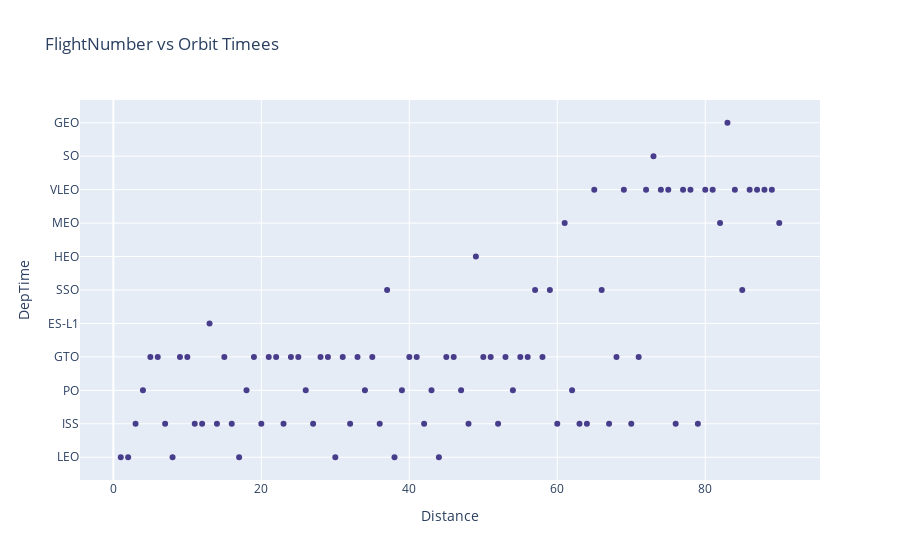

Notebook cell for this chart:
### Markdown cell above
For each orbit, we want to see if there is any relationship between FlightNumber and Orbit type.

### Code cell
# Plot a scatter point chart with x axis to be FlightNumber and y axis to be the Orbit, and hue to be the class value
import plotly.graph_objects as go
fig = go.Figure(data=go.Scatter(x=df['FlightNumber'], y=df['Orbit'], mode='markers', marker=dict(color='darkslateblue')))
# Updating layout through `update_layout`. Here we are adding title to the plot and providing title to x and y axis.
fig.update_layout(title='FlightNumber vs Orbit Timees', xaxis_title='Distance', yaxis_title='DepTime')
# Display the figure
fig.show()

### Figure 1 — Plotly figure (JSON) as saved in the notebook; plotly's stock layout.template omitted (floating-point values rounded to 4 significant figures)
{"data": [{"marker": {"color": "darkslateblue"}, "mode": "markers", "x": [1, 2, 3, 4, 5, 6, 7, 8, 9, 10, 11, 12, 13, 14, 15, 16, 17, 18, 19, 20, 21, 22, 23, 24, 25, 26, 27, 28, 29, 30, 31, 32, 33, 34, 35, 36, 37, 38, 39, 40, 41, 42, 43, 44, 45, 46, 47, 48, 49, 50, 51, 52, 53, 54, 55, 56, 57, 58, 59, 60, 61, 62, 63, 64, 65, 66, 67, 68, 69, 70, 71, 72, 73, 74, 75, 76, 77, 78, 79, 80, 81, 82, 83, 84, 85, 86, 87, 88, 89, 90], "y": ["LEO", "LEO", "ISS", "PO", "GTO", "GTO", "ISS", "LEO", "GTO", "GTO", "ISS", "ISS", "ES-L1", "ISS", "GTO", "ISS", "LEO", "PO", "GTO", "ISS", "GTO", "GTO", "ISS", "GTO", "GTO", "PO", "ISS", "GTO", "GTO", "LEO", "GTO", "ISS", "GTO", "PO", "GTO", "ISS", "SSO", "LEO", "PO", "GTO", "GTO", "ISS", "PO", "LEO", "GTO", "GTO", "PO", "ISS", "HEO", "GTO", "GTO", "ISS", "GTO", "PO", "GTO", "GTO", "SSO", "GTO", "SSO", "ISS", "MEO", "PO", "ISS", "ISS", "VLEO", "SSO", "ISS", "GTO", "VLEO", "ISS", "GTO", "VLEO", "SO", "VLEO", "VLEO", "ISS", "VLEO", "VLEO", "ISS", "VLEO", "VLEO", "MEO", "GEO", "VLEO", "SSO", "VLEO", "VLEO", "VLEO", "VLEO", "MEO"], "type": "scatter"}], "layout": {"title": {"text": "FlightNumber vs Orbit Timees"}, "xaxis": {"title": {"text": "Distance"}, "type": "linear", "range": [-4.569, 95.57], "autorange": true}, "yaxis": {"title": {"text": "DepTime"}, "type": "category", "range": [-0.8252, 10.83], "autorange": true}, "autosize": true}}
